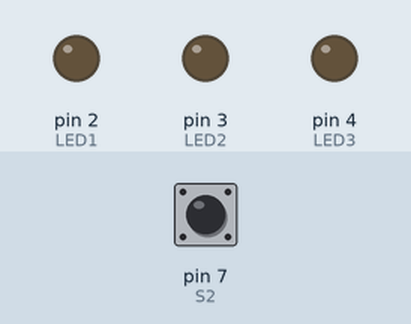
A sketch run on a simulated Arduino Uno, built with avr-gcc and run on an emulated ATmega328P. On the bench: output pins drawn as LEDs (lit = HIGH). Dashed ring = blinking. The inputs (shaded band) are chosen by the test bench; at power-on: pin 7 (S2) HIGH.

Above: at 1.2 s.
1.3 s: pin 7 (S2) pulled LOW for 0.15 s
At 4.2 s:
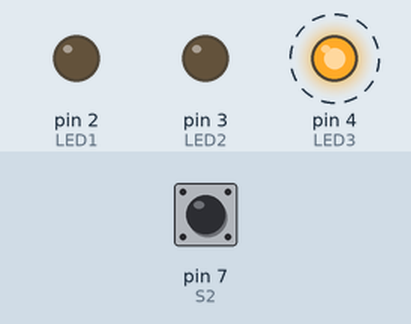
4.3 s: pin 7 (S2) pulled LOW for 3.2 s
At 7.5 s:
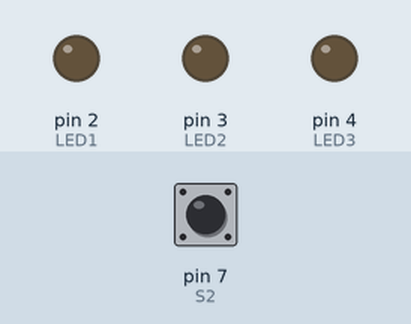
9.0 s: pin 7 (S2) pulled LOW for 1 s
At 11.1 s:
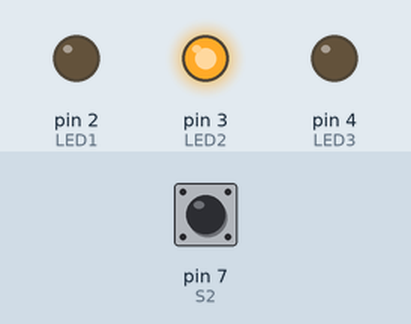
Timing chart, 0 to 18.0 s (numbered marks = the images above; inputs shaded):
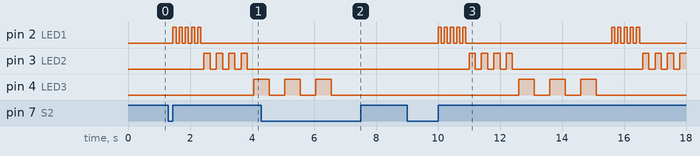

Measured:
- after the input at 1.3 s, pin 2 (LED1): alternates HIGH for 0.10 s and LOW for 0.10 s, 10 changes in all, then stays LOW, starting after 0.15 s; pin 3 (LED2): alternates HIGH for 0.20 s and LOW for 0.20 s, starting after 1.2 s; pin 4 (LED3): LOW → HIGH after 2.8 s
- after the input at 4.3 s, pin 2 (LED1), pin 3 (LED2): stops changing and stays LOW
- after the input at 9.0 s, pin 2 (LED1): goes 4 × (HIGH 0.10 s, LOW 0.10 s), HIGH 0.10 s, LOW 4.7 s, 4 × (HIGH 0.10 s, LOW 0.10 s), HIGH 0.10 s, then LOW, starting after 1.0 s; pin 3 (LED2): goes 3 × (HIGH 0.20 s, LOW 0.20 s), HIGH 0.20 s, LOW 4.2 s, 3 × (HIGH 0.20 s, LOW 0.20 s), then HIGH, starting after 2.0 s

The sketch:

Midterm_Program_5.ino
```cpp
/*  Title: Midterm Program #5
 *  Purpose: Flash 3 LEDs using for loops, either on or off when a switch is pressed
 *  Author: Andy Davis
 *  Date: 5/8/2021
 *  LED1 connected to D2
 *  LED2 connected to D3
 *  LED3 connected to D4
 *  S2 connected to D7
 */

#include "Stemtera_io.h"

int fast = 100;
int medium = 200;
int slow = 500;
int swVal = 0;

void setup() {
  pinMode(LED1,OUTPUT);
  pinMode(LED2,OUTPUT);
  pinMode(LED3,OUTPUT);
  pinMode(S2,INPUT_PULLUP);
}

void loop() {
  while(swVal == 1){
    if(!digitalRead(S2)){
      debounce(S2);
      swVal = 0;
    }
    int times = 5;
    for(int i = 2; i < 5; i++){
      if(i == 2){
        flashLED(i, fast, times);
      }
      if(i == 3){
        flashLED(i, medium, times);
      }
      if(i == 4){
        flashLED(i, slow, times);
      }
      times--;
      if(!digitalRead(S2)){
        debounce(S2);
        swVal = 0;
        break;
      }
    }
  }
  while(swVal == 0){
    digitalWrite(LED1,LOW);
    digitalWrite(LED2,LOW);
    digitalWrite(LED3,LOW);
    if(!digitalRead(S2)){
      debounce(S2);
      swVal = 1;
    }
  }
}
```

Stemtera_io.h
```cpp
/*  Header file for the Stemtera IOs
 *  This is to be used with the helper board provided by Prof. Thoen
 */

//LEDs
const int LED1 = 2;
const int LED2 = 3;
const int LED3 = 4;
const int LED4 = 5;

//Push buttons
const int S1 = 6;
const int S2 = 7;
const int S3 = 8;
const int S4 = 9;

//Slide Switches
const int S5 = 10;
const int S6 = 11;

//Speaker
const int SPKR = 12;

//Neopixel Strip
const int NEO = 13;

//Potentiometers - Variable Resistors
const int VR1 = A0;
const int VR2 = A1;

//LDR
const int LDR1 = A2;

//Buzzer
const int BZ1 = A3;

//Debounce function
void debounce(int swtch){
  while(digitalRead(swtch))
  delay(25);
  while(!digitalRead(swtch))
  delay(50);
}

//Flash LED function
void flashLED(int led, int rate, int times){
  if(times == 0){
    digitalWrite(led, !digitalRead(led));
    delay(rate);
    digitalWrite(led, !digitalRead(led));
    delay(rate);
  }
  else{
    for(int i = 0; i < times; i++){
      digitalWrite(led, !digitalRead(led));
      delay(rate);
      digitalWrite(led, !digitalRead(led));
      delay(rate);
    }
  }
}
```
